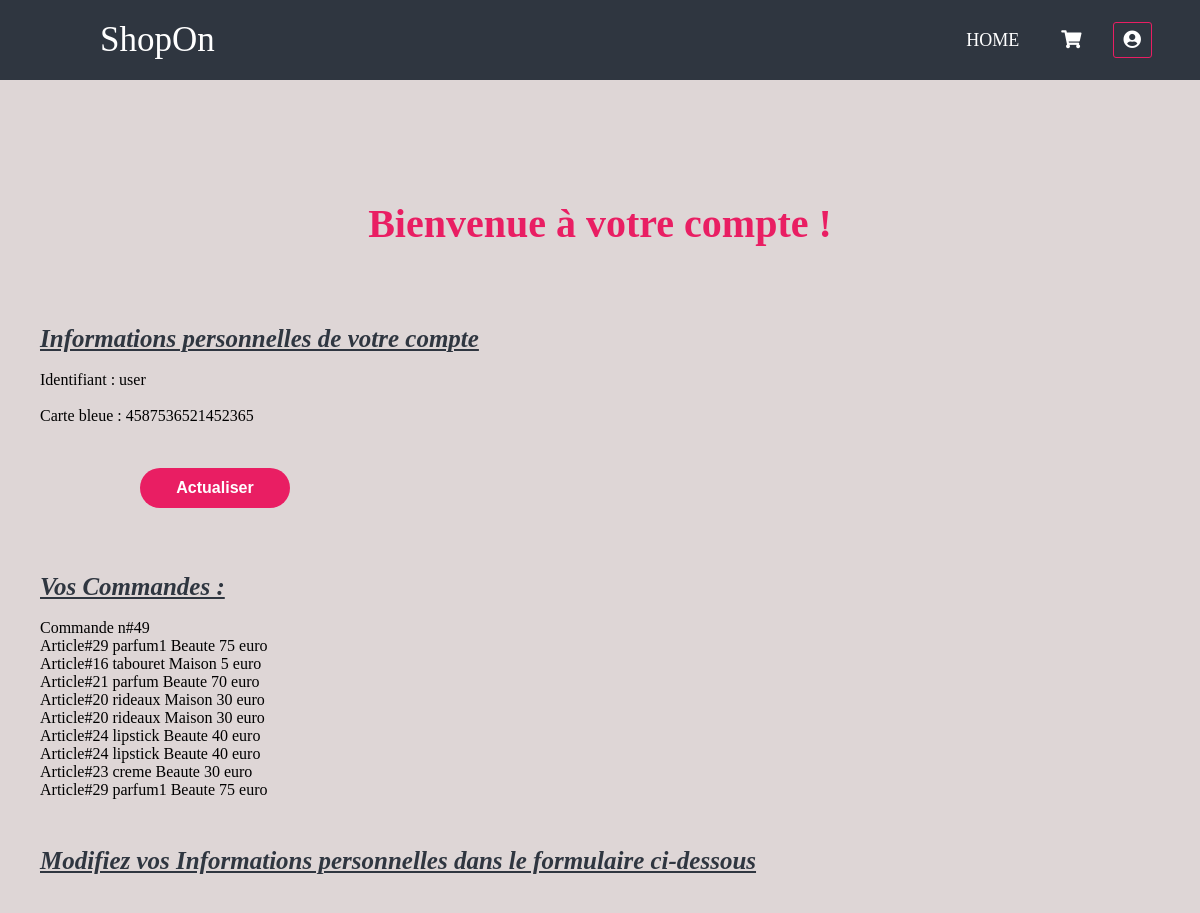
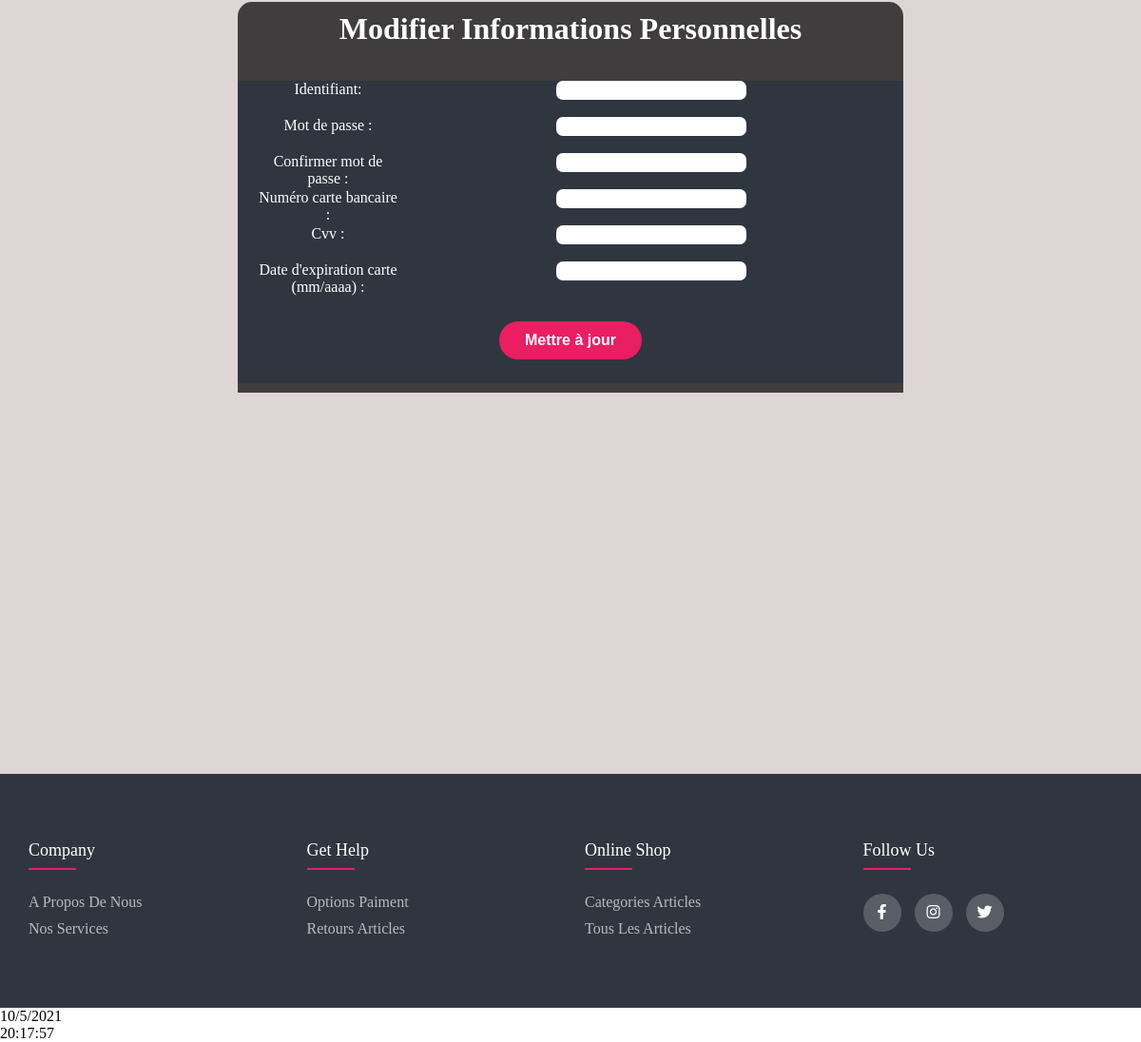
Screenshot of /Client.php (signed in) with the database file from the repository (2 pictures, top to bottom).
### tables this page shows
CREATE TABLE IF NOT EXISTS `client` (
  `id` int(10) UNSIGNED NOT NULL AUTO_INCREMENT,
  `identifiant` varchar(20) NOT NULL,
  `pass` varchar(20) NOT NULL,
  `carte_num` bigint(20) NOT NULL DEFAULT '0',
  `carte_cvv` int(11) NOT NULL DEFAULT '0',
  `carte_date` char(7) NOT NULL DEFAULT '-',
  PRIMARY KEY (`id`),
  UNIQUE KEY `identifiant` (`identifiant`)
);

CREATE TABLE IF NOT EXISTS `commande` (
  `id` int(10) UNSIGNED NOT NULL AUTO_INCREMENT,
  `id_client` int(10) UNSIGNED NOT NULL,
  `quantite` int(10) UNSIGNED NOT NULL DEFAULT '0',
  PRIMARY KEY (`id`),
  KEY `fk_id_client` (`id_client`)
);

CREATE TABLE IF NOT EXISTS `produit_commande` (
  `id_produit` int(10) UNSIGNED NOT NULL,
  `id_commande` int(10) UNSIGNED NOT NULL,
  `id` int(10) UNSIGNED NOT NULL AUTO_INCREMENT,
  PRIMARY KEY (`id`),
  KEY `fk_id_produit` (`id_produit`),
  KEY `fk_id_commande` (`id_commande`)
);

CREATE TABLE IF NOT EXISTS `produit` (
  `id` int(10) UNSIGNED NOT NULL AUTO_INCREMENT,
  `nom` varchar(20) DEFAULT 'Inconnu',
  `description` tinytext,
  `image_addr` varchar(200) DEFAULT NULL,
  `prix` int(10) UNSIGNED NOT NULL DEFAULT '0',
  `categorie` int(10) UNSIGNED NOT NULL,
  PRIMARY KEY (`id`),
  UNIQUE KEY `nom` (`nom`),
  KEY `fk_categorie` (`categorie`)
);

CREATE TABLE IF NOT EXISTS `categorie` (
  `id` int(10) UNSIGNED NOT NULL AUTO_INCREMENT,
  `nom` varchar(20) NOT NULL,
  PRIMARY KEY (`id`),
  UNIQUE KEY `nom` (`nom`)
);

### include/bddfonction.php (called while the page is built, shortened)
<?php
function select_client($co, $nomclient) {
    $query = "SELECT id, identifiant, pass, carte_num, carte_cvv, carte_date FROM client WHERE identifiant LIKE \"$nomclient\"";
    $response = mysqli_query($co, $query);
    $datarow = $response->fetch_array();
    return $datarow;
}
function id($datarow) {
    return $datarow[0];
}
function identifiant($datarow) {
    return $datarow[1];
}
function carte_num($datarow) {
    return $datarow[3];
}
?>

### client.php (the view, shortened to what this page needs)
<?php
    if( isset($_SESSION['identifiant']) and $_SESSION['admin'] == "no") {
        $identifiant = $_SESSION['identifiant'];
    } else if($_SESSION['admin'] == "yes") {
        header("Location: admin.php");
    }  else {
        header("Location: authentificationUser.php");
    }
    include("include\\bddfonction.php");
    $co = connection_bdd();
    $datarow = select_client($co, $identifiant);
    $id_client = id($datarow);
    $identifiant = identifiant($datarow);
    $carte_num = carte_num($datarow);
    ?>
<!DOCTYPE html>
<html lang="en">
<head>
    <link rel="stylesheet" type="text/css" href="./style.css">
    <link rel="stylesheet" type="text/css" href="https://cdnjs.cloudflare.com/ajax/libs/font-awesome/5.15.3/css/all.min.css">
</head>
<body>
    <nav class="nav sticky">
        <label class="ShopOn">ShopOn</label>
        <ul class="main-nav">
                <li ><a   href="Accueil.php" >Home</a> </li>
                <li class="push "><a href="panier.php" ><i class="fas fa-shopping-cart"></i></a> </li>
                <li class="push "><a class="active" href="client.php" ><i class="fas fa-user-circle"></i></a> </li>
        </ul>
    </nav>
    <div class="main-client ">
    <div class="user_account">
    <h2>Bienvenue à votre compte !</h2><br>
            <h3>Informations personnelles de votre compte </h3><br>
             <p>Identifiant : <?php echo $identifiant?></p><br>
             <p>Carte bleue :
     <?php
         if($carte_num == 0) {
              echo "aucune carte";
        }   else {
              echo $carte_num;
             }
    ?> </p><br>
    <p><form methode="POST"><input id="bouton" type="submit" value="Actualiser"></form></p>
    </div>
    <div class="cmd_client">
        <h3>Vos Commandes :</h3><br>
            <?php
                $query = "SELECT commande.id FROM commande,client WHERE client.id = commande.id_client AND client.id = $id_client";
                $response_id_commande = mysqli_query($co, $query);
                while ($id_commande = $response_id_commande->fetch_array()) {
                    $id_commande = $id_commande[0];
                    $query2 = "SELECT produit_commande.id_produit FROM produit_commande WHERE produit_commande.id_commande = $id_commande";
                    $response_id_produit = mysqli_query($co, $query2);
                    echo '<div class="commandediv">';
                    echo "Commande n#$id_commande<br>";
                    while($id_produit = $response_id_produit->fetch_array(MYSQLI_NUM)) {
                        echo '<div class="articlediv">';
                        $id_produit = $id_produit[0];
                        $query3 = "SELECT id, nom, prix, categorie FROM produit WHERE id = $id_produit";
                        $response_produit_info = mysqli_query($co, $query3);
                        $array_produit_info = $response_produit_info->fetch_array(MYSQLI_NUM);
                        $id = $array_produit_info[0];
                        $nom = $array_produit_info[1];
                        $prix = $array_produit_info[2];
                        $categorieINT = $array_produit_info[3];
                        $response = mysqli_query($co, "SELECT categorie.nom FROM categorie WHERE categorie.id = $categorieINT");
                        $categorie = ($response->fetch_array(MYSQLI_NUM))[0];
                        echo "Article#$id $nom $categorie $prix euro";
                        echo "</div>";
                    }
                    echo "<br></div>";
                }
            ?>
         </div>
<div class="update_user">
    <h3>Modifiez vos Informations personnelles dans le formulaire ci-dessous</h3>
    <div class="regform"><h1>Modifier Informations Personnelles </h1><br><br>
            <div class="formulaire">
             <form class="forminscription" method="post">
                <label id="txt">Identifiant:</label>
                <input class="input" type="text" name="identifiant"><br><br>
                <label id="txt"> Mot de passe : </label>
                <input class="input" type="password" name="pass1"><br><br>
                <label id="txt">Confirmer mot de passe : </label>
                <input class="input" type="password" name="pass2" ><br><br>
                <label id="txt">Numéro carte bancaire :</label>
                <input class="input" type="text" name="carte_num"><br><br>
                <label id="txt"> Cvv : </label>
                <input class="input" type="text" name="carte_cvv"><br><br>
                <label id="txt">Date d'expiration carte (mm/aaaa) : </label>
                <input class="input" type="text" name="carte_date" ><br><br>
                <input id="bouton" type="submit"  value="Mettre à jour"><br>
</form>
                </div>
            </div>
</div>
</div>
    <footer class="footer">
        <div class="main-footer">
        <div class="row">
        <div class="footer-col">
            <h4>Company</h4>
            <ul>
                <li><a href="#">A propos de nous</a></li>
                <li><a href="#">Nos services</a></li>
            </ul>
        </div>
        <div class="footer-col">
            <h4>Get Help</h4>
            <ul>
                <li><a href="#">Options paiment</a></li>
                <li><a href="#"> Retours Articles</a></li>
            </ul>
        </div>
        <div class="footer-col">
            <h4>Online shop</h4>
            <ul>
                <li><a href="#">Categories articles</a></li>
                <li><a href="#"> tous les articles</a></li>
            </ul>
        </div>
        <div class="footer-col">
            <h4>follow us</h4>
            <div class="social-links">
                <a href="#"><i class="fab fa-facebook-f"></i></a>
                <a href="#"><i class="fab fa-instagram"></i></a>
                <a href="#"><i class="fab fa-twitter"></i></a>
            </div>
        </div>
        </div>
    </div>
    </footer>
</body>
</html>

### style.css (style rules this page uses)
* { margin: 0; padding: 0; box-sizing: border-box; text-decoration: none; }
body { margin: 0 auto; font-family:Lucida; }
.sticky { position: fixed; top: 0; width: 100%; }
.nav { height: 80px; width: 100%; background-color: #2f3640; text-decoration: none; }
label.ShopOn { padding: 0 100px; color: white; font-size: 35px; font-style: bold; line-height: 80px; }
.main-nav { float: right; margin-right: 40px; }
.main-nav li { display: inline-block; margin: 0 8px; line-height: 80px; }
.main-nav a { color: #ffffff; font-size: 18px; text-transform: uppercase; border: 1px solid transparent; padding: 7px 10px; border-radius: 3px; }
a.active,li a:hover { border: 1px solid #e91e63; transition: .5s; color: #ffffff; text-decoration: none; }
.main-client { display: block; padding-top: 20vh; background-color:#aa949462; padding-bottom: 10vh; }
.regform { width: 700px; background-color: rgba(0, 0, 0, 0.712); margin: auto; color: #FFFFFF; padding: 10px 0px 10px 0px; text-align: center; border-radius: 15px 15px 0px 0px; }
.formulaire { background-color:#2f3640; width: 700px; margin: auto; }
.formulaire label { width: 150px; display: block; float: left; margin-left: 20px; }
.input { width: 200px; height: 20px; border-radius: 7px 7px 7px 7px; border: none; }
input#bouton { width: 150px; height: 40px; background-color: #e91e63; color: #ffffff; text-align: center; font-size: 16px; border: none; border-radius: 20px; margin: 25px; font-weight: bold; }
.user_account { padding: 40px; }
.user_account h2 { color: #e91e63; text-align: center; font-size: 40px; }
.user_account h3 { color:#2f3640; font-size: 25px; padding-top: 60px; text-decoration: underline; font-style: italic; }
.cmd_client { margin-left:40px ; margin-bottom: 30px; }
.cmd_client h3 { color:#2f3640; font-size: 25px; text-decoration: underline; font-style: italic; }
.user_account #bouton { padding-top: 0%; margin-left: 100px; }
.update_user { height: 100vh; }
.update_user h3 { color:#2f3640; font-size: 25px; padding-bottom: 40px; text-decoration: underline; font-style: italic; padding-left: 40px; }
.main-footer { max-width: 1170px; margin: auto; }
.row { display: flex; flex-wrap: wrap; }
ul { list-style: none; }
.footer { background-color: #2f3640; padding: 70px 0; }
.footer-col { width: 25%; padding: 0 15px; }
.footer-col > h4 { font-size: 18px; color: #ffffff; text-transform: capitalize; margin-bottom: 35px; font-weight: 500; position: relative; }
.footer-col h4::before { content:''; position: absolute; left: 0; bottom: -10px; background-color: #e91e63; height: 2px; box-sizing: border-box; width: 50px; }
.footer-col > ul li:not(:last-child) { margin-bottom: 10px; }
.footer-col ul li a { font-size: 16px; text-transform: capitalize; color: #ffffff; text-decoration: none; font-weight: 300; color: #bbbbbb; display: block; transition: all 0.3s ease; }
.footer-col .social-links a { display: inline-block; height: 40px; width: 40px; background-color: rgba(255,255,255,0.2); margin: 0 10px 10px 0; text-align: center; line-height: 40px; border-radius: 50%; color: #ffffff; transition: all 0.5s ease; }

### rows the page displays
client: identifiant "user", carte_num "4587536521452365"
commande: id "49"
produit_commande: id_produit "29", id_produit.nom "parfum1", categorie.nom "Beaute", id_produit.prix "75"
produit_commande: id_produit "16", id_produit.nom "tabouret", categorie.nom "Maison", id_produit.prix "5"
produit_commande: id_produit "21", id_produit.nom "parfum", categorie.nom "Beaute", id_produit.prix "70"
produit_commande: id_produit "20", id_produit.nom "rideaux", categorie.nom "Maison", id_produit.prix "30"
produit_commande: id_produit "20", id_produit.nom "rideaux", categorie.nom "Maison", id_produit.prix "30"
produit_commande: id_produit "24", id_produit.nom "lipstick", categorie.nom "Beaute", id_produit.prix "40"
produit_commande: id_produit "24", id_produit.nom "lipstick", categorie.nom "Beaute", id_produit.prix "40"
produit_commande: id_produit "23", id_produit.nom "creme", categorie.nom "Beaute", id_produit.prix "30"
produit_commande: id_produit "29", id_produit.nom "parfum1", categorie.nom "Beaute", id_produit.prix "75"
